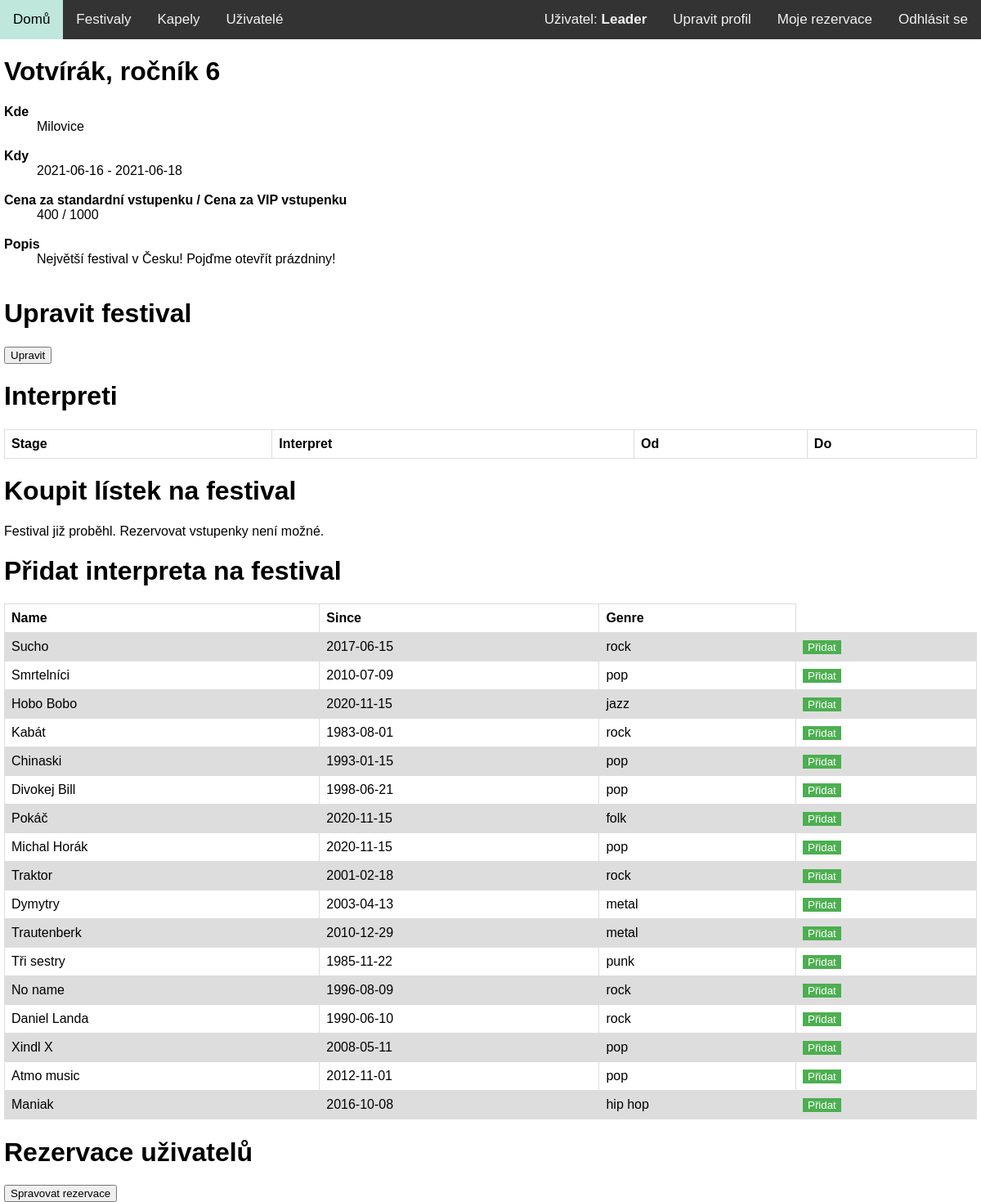
/festivals.php?details=8 (signed in), run on the app's committed database.
### tables this page shows
CREATE TABLE IF NOT EXISTS `Festival` (
  `id` int(1) NOT NULL AUTO_INCREMENT,
  `nazev` varchar(30) NOT NULL,
  `rocnik` int(1) NOT NULL,
  `misto_konani` varchar(30) NOT NULL,
  `datum_od` date NOT NULL,
  `datum_do` date NOT NULL,
  `vstupne_standard` int(1) NOT NULL,
  `vstupne_vip` int(1) NOT NULL,
  `zaplneno` int(1) NOT NULL,
  `kapacita` int(1) NOT NULL,
  `popis` text NOT NULL,
  PRIMARY KEY (`id`),
  UNIQUE KEY `nazev_rocnik` (`nazev`,`rocnik`)
);

CREATE TABLE IF NOT EXISTS `Interpret` (
  `id` int(1) NOT NULL AUTO_INCREMENT,
  `jmeno` varchar(30) NOT NULL,
  `logo_img` varchar(30) DEFAULT NULL,
  `datum_vzniku` date NOT NULL,
  `zanr` varchar(30) NOT NULL,
  PRIMARY KEY (`id`),
  UNIQUE KEY `jmeno` (`jmeno`)
);

### web/festivals.php (the view, shortened to what this page needs)
<?php
    require 'functions.php';
    if (array_key_exists('details', $_GET))
    {
        try {
            $stmt = $pdo->prepare('SELECT * FROM Festival WHERE id = ?');
            $stmt->execute(array($_GET['details']));
            $festival = $stmt->fetch();
        }
        catch (PDOException $e) {
            echo '<h2>Spojení s databází selhalo: ' .$e->getMessage().'</h2>';
        }
        echo "<h1>${festival['nazev']}, ročník ${festival['rocnik']}</h1>\n";
        echo "<p>\n";
        echo "<dl>\n";
        echo "<b><dt>Kde</dt></b>\n";
        echo "<dd>${festival['misto_konani']}<dd><br>\n";
        echo "<b><dt>Kdy</dt></b>\n";
        echo "<dd>${festival['datum_od']} - ${festival['datum_do']}</dd><br>\n";
        echo "<b><dt>Cena za standardní vstupenku / Cena za VIP vstupenku</dt></b>\n";
        echo "<dd>${festival['vstupne_standard']} / ${festival['vstupne_vip']}</dd><br>\n";
        echo "<b><dt>Popis</dt></b>\n";
        echo "<dd>${festival['popis']}</dd><br>\n";
        echo "</dl>\n";
        echo "</p>\n";
        if (has_rights_of('poradatel'))
        {
            echo "<h1>Upravit festival</h1>\n";
            echo "<a href=edit_festival.php?edit=${festival['id']}><button>Upravit</button></a>\n";
        }
        echo "<h1>Interpreti</h1>\n";
        echo "<p>\n";
        echo "<table>\n";
        echo "<tr>";
        foreach (array('Stage', 'Interpret', 'Od', 'Do') as $column)
            echo "<th>${column}</th>";
        echo "</tr>\n";
        echo "</table>\n";
        echo "</p>\n";
        echo "<h1>Koupit lístek na festival</h1>\n";
        echo "<p>\n";
        $datum = date('Y-m-d');
        $datum_do = $festival['datum_do'];
        if ($datum_do < $datum)
            echo "Festival již proběhl. Rezervovat vstupenky není možné.";
        else
            echo "<a href=tickets.php?buy=${festival['id']}><button>Nakupovat</button></a>\n";
        echo "</p>\n";
        if (has_rights_of('poradatel'))
        {
            echo "<h1>Přidat interpreta na festival</h1>\n";
            echo "<table>\n";
            echo "<tr>";
            foreach (array('Name', 'Since', 'Genre') as $column)
                echo "<th>${column}</th>";
            echo "</tr>\n";
            try {
                $rows = $pdo->query('SELECT * FROM Interpret');
            }
            catch (PDOException $e) {
                echo '<h2>Spojení s databází selhalo: ' .$e->getMessage().'</h2>';
            }
            while ($row = $rows->fetch())
            {
                echo "<tr>";
                foreach (array('jmeno', 'datum_vzniku', 'zanr') as $column)
                    echo '<td>', $row[$column], '</td>';
                echo '<td><a href="festivals.php?details=', $_GET['details'], '&amp;add=', $row['id'], '"><button class="button button1">Přidat</button></a></td>';
                echo "</tr>\n";
            }
            echo "</table>\n";
        }
        if (has_rights_of('pokladni'))
        {
            echo "<h1>Rezervace uživatelů</h1>";
            echo '<td><a href="stat_reserv.php?reserv=', $_GET['details'], '"><button>Spravovat rezervace</button></a></td>';
        }
        die();
    }
?>

### web/functions.php (style rules this page uses)
body { margin: 0; font-family: Arial, Helvetica, sans-serif; }
table { font-family: arial, sans-serif; border-collapse: collapse; width: 100%; }
td, th { border: 1px solid #dddddd; text-align: left; padding: 8px; }
tr:nth-child(even) { background-color: #dddddd; }
.button { border: none; color: white; text-align: center; display: inline-block; }
.button1 { background-color: #4CAF50; }

### data on the page
festival: nazev "Votvírák", rocnik "6", misto_konani "Milovice", datum_od "2021-06-16", datum_do "2021-06-18", vstupne_standard "400", vstupne_vip "1000", popis "Největší festival v Česku! Pojďme otevřít prázdniny!"
interpret: jmeno "Sucho", datum_vzniku "2017-06-15", zanr "rock"
interpret: jmeno "Smrtelníci", datum_vzniku "2010-07-09", zanr "pop"
interpret: jmeno "Hobo Bobo", datum_vzniku "2020-11-15", zanr "jazz"
interpret: jmeno "Kabát", datum_vzniku "1983-08-01", zanr "rock"
interpret: jmeno "Chinaski", datum_vzniku "1993-01-15", zanr "pop"
interpret: jmeno "Divokej Bill", datum_vzniku "1998-06-21", zanr "pop"
interpret: jmeno "Pokáč", datum_vzniku "2020-11-15", zanr "folk"
interpret: jmeno "Michal Horák", datum_vzniku "2020-11-15", zanr "pop"
interpret: jmeno "Traktor", datum_vzniku "2001-02-18", zanr "rock"
interpret: jmeno "Dymytry", datum_vzniku "2003-04-13", zanr "metal"
interpret: jmeno "Trautenberk", datum_vzniku "2010-12-29", zanr "metal"
interpret: jmeno "Tři sestry", datum_vzniku "1985-11-22", zanr "punk"
interpret: jmeno "No name", datum_vzniku "1996-08-09", zanr "rock"
interpret: jmeno "Daniel Landa", datum_vzniku "1990-06-10", zanr "rock"
interpret: jmeno "Xindl X", datum_vzniku "2008-05-11", zanr "pop"
interpret: jmeno "Atmo music", datum_vzniku "2012-11-01", zanr "pop"
interpret: jmeno "Maniak", datum_vzniku "2016-10-08", zanr "hip hop"

### other printed values
$_SESSION['user'] "Leader"
column "Stage"
column "Interpret"
column "Od"
column "Do"
column "Name"
column "Since"
column "Genre"
